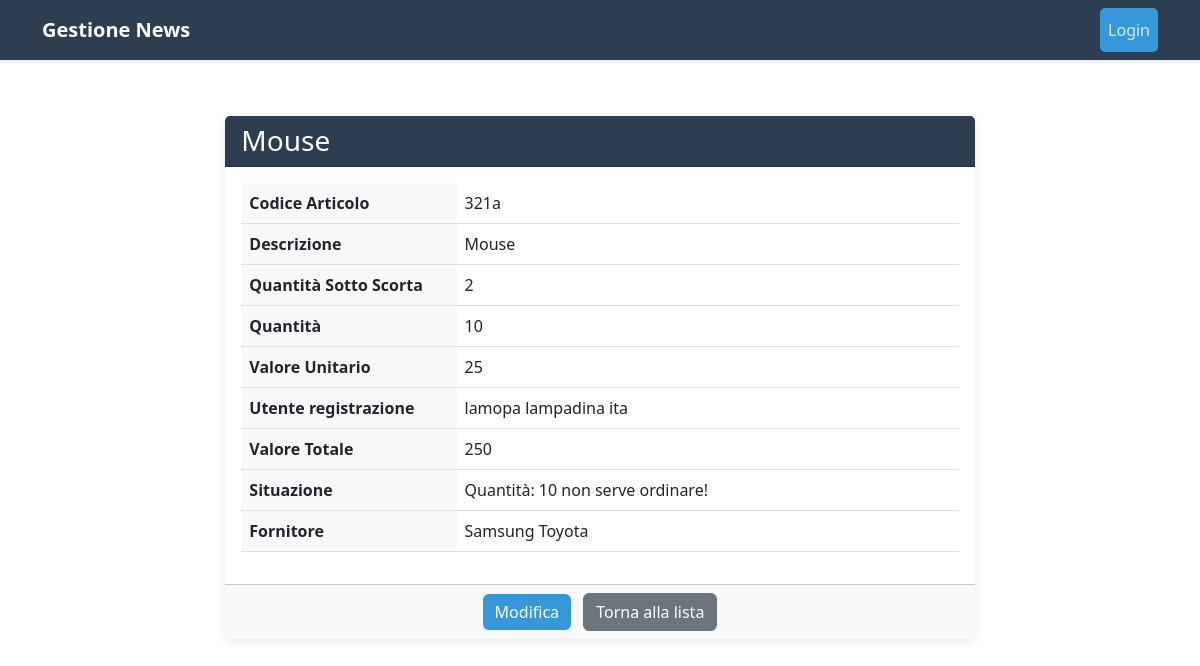
Page /aziende/magazzino/3/ on the earlier database version.
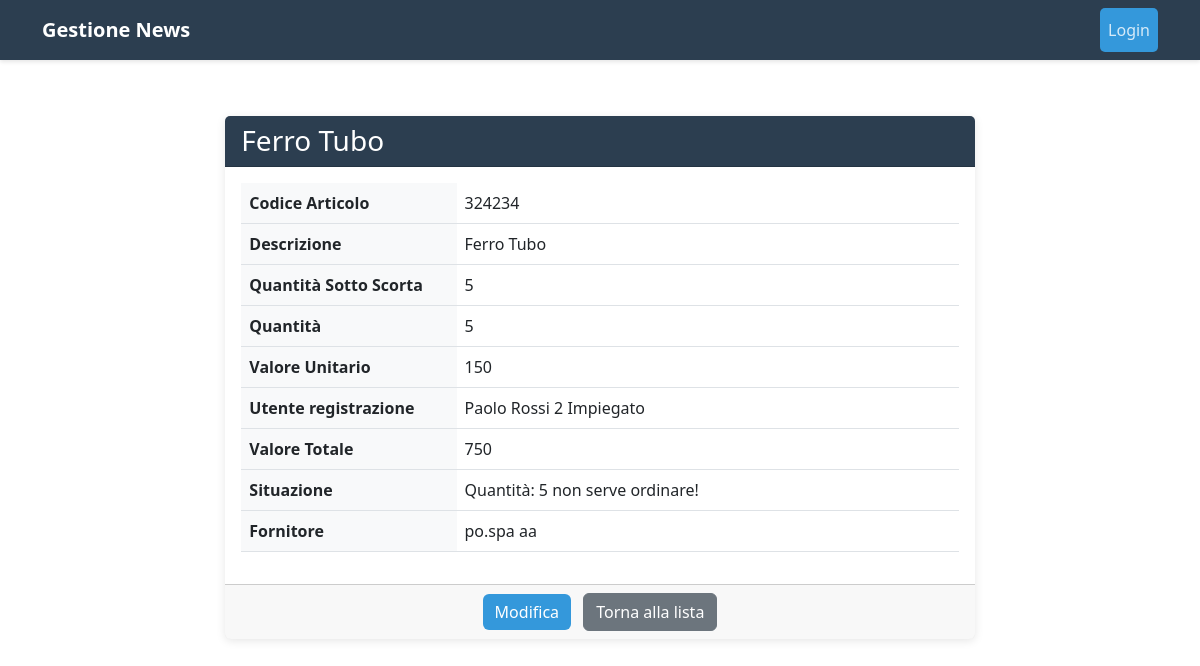
Same page on the later database version.
### News/models.py (models this page shows, shortened)
class Magazzino(models.Model):
    codice_art = models.CharField(max_length=12, blank=False, null=False)
    descrizione = models.CharField(max_length=12, blank=False, null=False)
    qta_sotto_scorta = models.IntegerField()
    qta = models.IntegerField()
    valore_unitario = models.IntegerField()
    ut_registrazione = models.ForeignKey(Utente, on_delete=models.CASCADE, related_name='Ut_magazzino')
    Fornitore = models.ForeignKey(Fornitore, on_delete=models.CASCADE, related_name='FMagazzino')
    @property
    def valore_totale(self):
        return self.qta * self.valore_unitario
    @property
    def sotto_scorta(self):
        if self.qta < self.qta_sotto_scorta:
            return f"Quantità: {self.qta} da ordinare!"
        else:
            return f"Quantità: {self.qta} non serve ordinare!"
    class Meta:
        verbose_name = 'Magazzino'
        verbose_name_plural = 'Magazzini'

class Utente(models.Model):
    nome = models.CharField(max_length=25, blank=False)
    cognome = models.CharField(max_length=25, blank=False)
    residenza = models.CharField(max_length=25, blank=False)
    nascita = models.DateField()
    assunzione = models.DateField()
    ruolo = models.CharField(max_length=50)
    class Meta:
        verbose_name = 'Utente'
        verbose_name_plural = 'Utenti'
    def __str__(self):
        return f"{self.nome} {self.cognome} {self. ruolo}"

class Fornitore(models.Model):
    nome = models.CharField(max_length=250, null=False)
    cognome = models.CharField(max_length=250, null=False)
    residenza = models.CharField(max_length=250, null=False)
    telefono = models.IntegerField()
    data_regist = models.DateField(auto_now=True)
    note = models.TextField(max_length=250, null=True, blank=True)
    class Meta:
        verbose_name = "Fornitore"
        verbose_name_plural = "Fornitore"
    def __str__(self):
        return f"{self.nome} {self.cognome}"

### News/views.py (the view)
# urls.py: path('magazzino/<int:pk>/', magazzino_detail, name='magazzino-detail'),
def magazzino_detail(request, pk):
    magazzino = get_object_or_404(Magazzino, pk=pk)
    context = {
        'magazzino': magazzino,
    }
    return render(request, 'News/MagazzinoDetail.html', context)

### News/templates/News/MagazzinoDetail.html (shortened to what this page needs)
{% extends 'News/base.html' %}
{% block content %}
<div class="row justify-content-center">
    <div class="col-md-8">
        <div class="card">
            <div class="card-header bg-primary text-white">
                <h3 class="card-title mb-0">{{ magazzino.descrizione }}</h3>
            </div>
            <div class="card-body">
                <div class="table-responsive">
                    <table class="table table-hover">
                        <tbody>
                            <tr>
                                <th style="width: 30%">Codice Articolo</th>
                                <td>{{ magazzino.codice_art }}</td>
                            </tr>
                            <tr>
                                <th>Descrizione</th>
                                <td>{{ magazzino.descrizione }}</td>
                            </tr>
                            <tr>
                                <th>Quantità Sotto Scorta</th>
                                <td>{{ magazzino.qta_sotto_scorta|default:"Non specificato" }}</td>
                            </tr>
                            <tr>
                                <th>Quantità</th>
                                <td>{{ magazzino.qta|default:"Non specificata" }}</td>
                            </tr>
                            <tr>
                                <th>Valore Unitario</th>
                                <td>{{ magazzino.valore_unitario|default:"Non specificata" }}</td>
                            </tr>
                            <tr>
                                <th>Utente registrazione</th>
                                <td>{{ magazzino.ut_registrazione|default:"Non specificata" }}</td>
                            </tr>
                            <tr>
                                <th>Valore Totale</th>
                                <td>{{ magazzino.valore_totale|default:"Non specificata" }}</td>
                            </tr>
                            <tr>
                                <th>Situazione</th>
                                <td>{{ magazzino.sotto_scorta|default:"Non specificata" }}</td>
                            </tr>
                            <tr>
                                <th>Fornitore</th>
                                <td>{{ magazzino.Fornitore|default:"Non specificata" }}</td>
                            </tr>
                        </tbody>
                    </table>
                </div>
            </div>
            <div class="card-footer text-center">
                <a href="{% url 'update-azienda' magazzino.pk %}" class="btn btn-primary me-2">Modifica</a>
                <a href="{% url 'magazzino' %}" class="btn btn-secondary">Torna alla lista</a>
            </div>
        </div>
    </div>
</div>
{% endblock %}

Differences in the rows shown:
changed Magazzino: descrizione "Mouse" → "Ferro Tubo"; codice_art "321a" → "324234"; qta_sotto_scorta "2" → "5"; qta "10" → "5"; valore_unitario "25" → "150"; ut_registrazione "lamopa lampadina ita" → "Paolo Rossi 2 Impiegato"; valore_totale "250" → "750"; sotto_scorta "Quantità: 10 non serve ordinare!" → "Quantità: 5 non serve ordinare!"; Fornitore "Samsung Toyota" → "po.spa aa"
